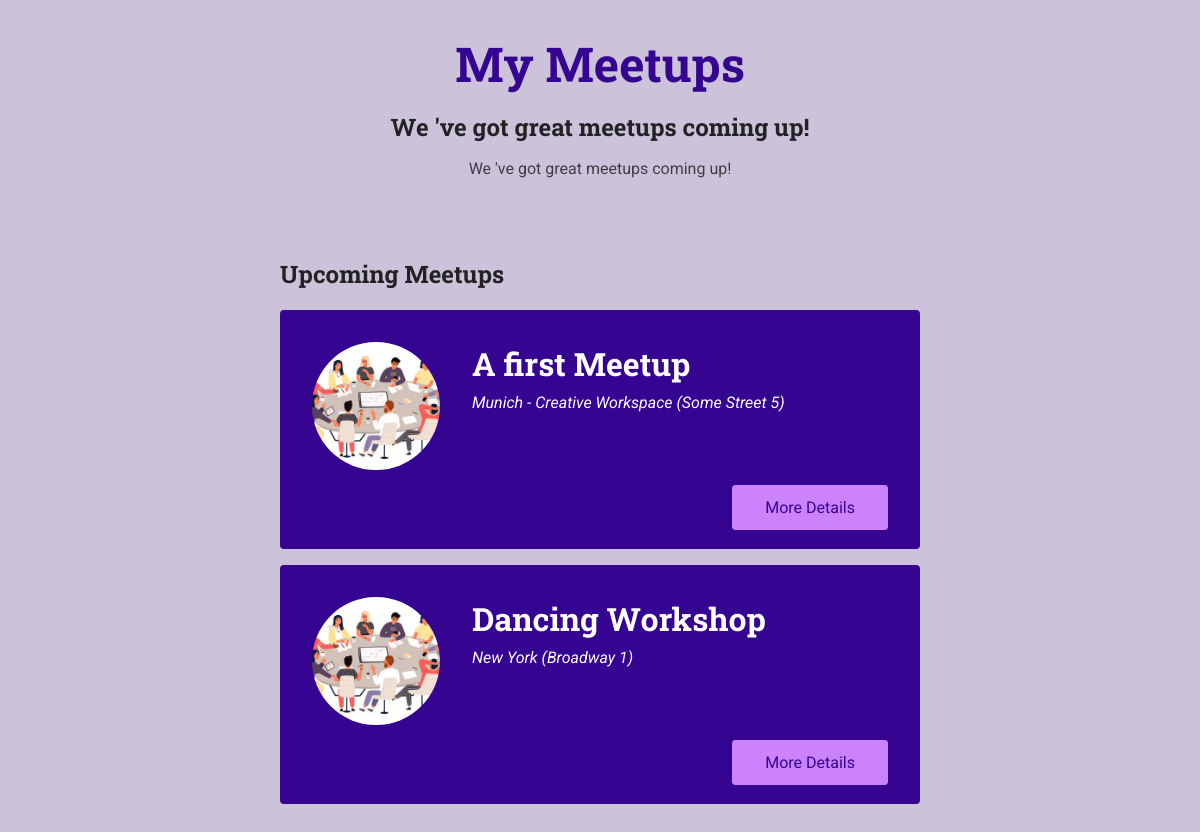
The app's page /meetups/ with its own data.
### meetups/models.py (models this page shows, shortened)
class Meetup(models.Model):
    title = models.CharField(max_length=120)
    organizer_email = models.EmailField()
    date = models.DateField()
    slug = models.SlugField(unique=True)
    description = models.TextField()
    image = models.ImageField(upload_to='images')
    location = models.ForeignKey(Location, on_delete=models.CASCADE)
    participants = models.ManyToManyField(Participant, blank=True, null=True)

class Location(models.Model):
    name = models.CharField(max_length=200)
    address = models.CharField(max_length=300)
    def __str__(self):
        return f'{self.name} ({self.address})'

### meetups/views.py (the view)
# urls.py: path('', views.index, name='all-meetups'), # our-domain.com/meetups
def index(request):
    meetups = Meetup.objects.all()
    return render(request, 'meetups/index.html', {
        'meetups': meetups
    })

### meetups/templates/meetups/index.html (shortened to what this page needs)
{% extends 'meetups/base/base.html' %}
{% load static %}
{% block site_css %}
<link rel="stylesheet" href="{% static 'meetups/styles/base.css' %}">
<link rel="stylesheet" href="{% static 'meetups/styles/all-meetups.css' %}">
{% endblock %}
{% block main_heading %}
We 've got great meetups coming up!
{% endblock %}
{% block header_content %}
We 've got great meetups coming up!
{% endblock %}
{% block body %}
    <section>
        <h2>Upcoming Meetups</h2>
        <ol>
            {% for meetup_item in meetups %}
                {% include 'meetups/includes/meetup-item.html' with title=meetup_item.title image=meetup_item.image.url location=meetup_item.location slug=meetup_item.slug %}
            {% endfor %}
        </ol>
    </section>
{% endblock %}

### meetups/templates/meetups/includes/meetup-item.html
<li class="meetup-item">
    <article>
        <div class="meetup-summary">
            <div class="meetup-image">
                <img src="{{ image }}" alt="{{ title }}">
            </div>
            <div class="meetup-details">
                <h3>{{ title }}</h3>
                <address>{{ location }}</address>
            </div>
        </div>
        <div class="meetup-actions">
            <a href="{% url 'meetup-detail' slug %}" class="btn">More Details</a>
        </div>
    </article>
</li>

### meetups/static/meetups/styles/base.css (style rules this page uses)
* { box-sizing: border-box; }
body { font-family: 'Roboto', sans-serif; margin: 0; background-color: #ccc3db; color: #3e3e41; }
h1, h2, h3 { font-family: 'Roboto Slab', sans-serif; color: #222224; }
button, .btn { cursor: pointer; font: inherit; padding: 0.5rem 1.5rem; background-color: #350490; border: 1px solid #350490; color: white; border-radius: 4px; text-decoration: none; }

### meetups/static/meetups/styles/all-meetups.css (style rules this page uses)
section { max-width: 40rem; margin: 3rem auto; }
ol { list-style: none; margin: 0; padding: 0; }
.meetup-item { margin: 1rem 0; background-color: #350490; padding: 2rem; color: white; border-radius: 4px; }
.meetup-summary { display: flex; align-items: flex-start; }
.meetup-image { margin-right: 2rem; }
.meetup-image img { width: 8rem; height: 8rem; object-fit: cover; border-radius: 50%; }
.meetup-details h3 { color: inherit; margin-top: 0; margin-bottom: 0.5rem; font-size: 2rem; }
.meetup-details address { font-style: italic; }
.meetup-actions { margin-top: 1.5rem; text-align: right; }
.meetup-actions .btn { background-color: #cb82fb; border-color: #cb82fb; color: #350490; padding: 0.75rem 2rem; }

### records on screen
Meetup: title "A first Meetup"
Location: name+address "Munich - Creative Workspace (Some Street 5)"
Meetup: title "Dancing Workshop"
Location: name+address "New York (Broadway 1)"
